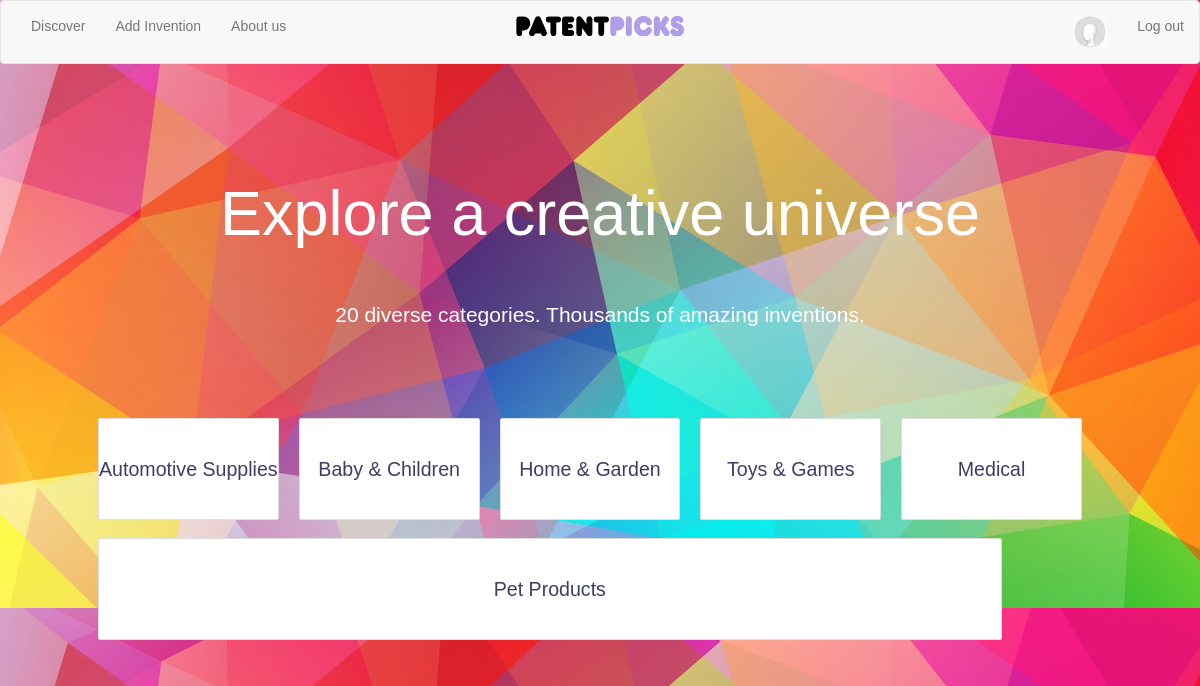
The page /discover/ (signed in) on the database as committed earlier.
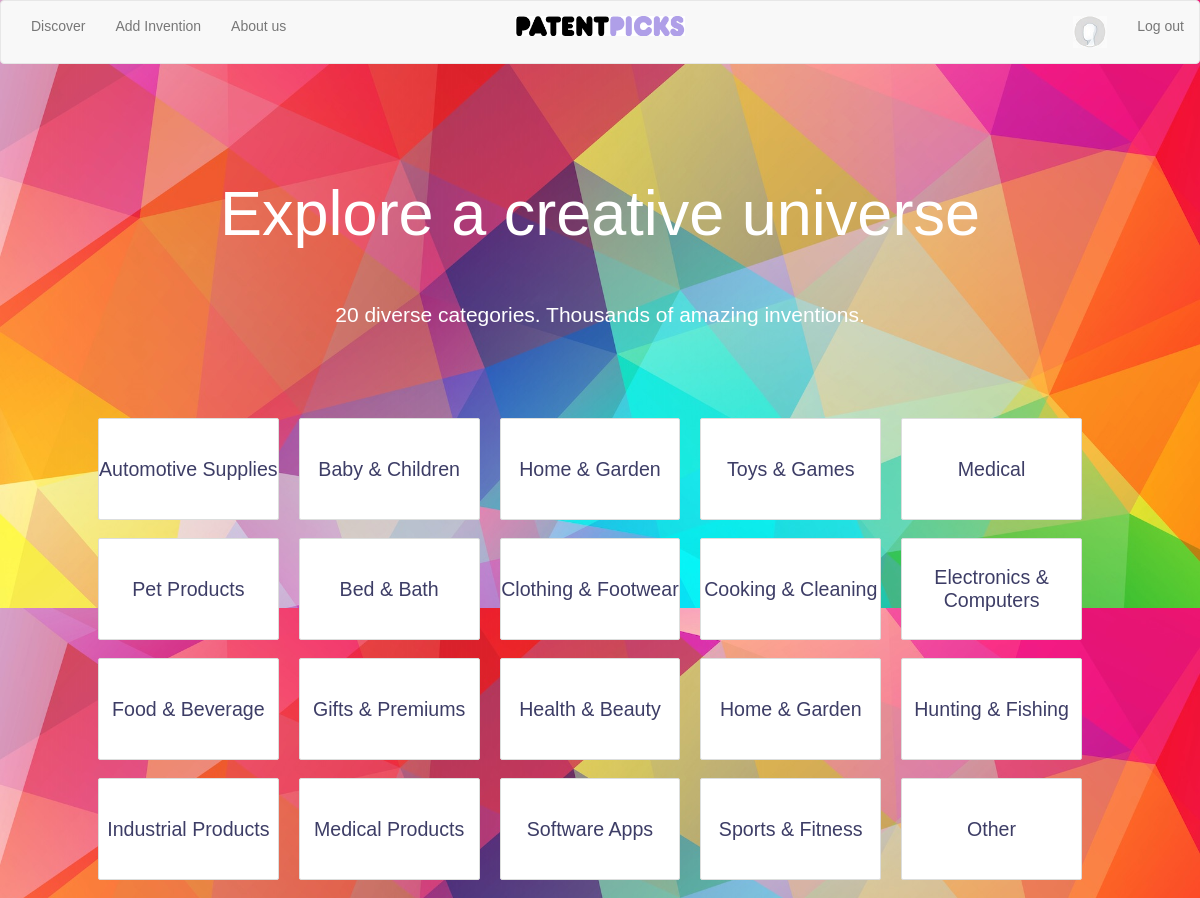
The same page on the database as committed later.
### PP_Core/models.py (models this page shows, shortened)
class Category(models.Model):
    category_name = models.CharField(max_length=60)
    category_description = models.TextField()
    quantity = models.IntegerField()
    add_date = models.DateTimeField(auto_now_add=True, blank=True)
    class Meta:
        verbose_name_plural = "categories"

### PP_Core/views.py (the view)
# urls.py: url(r'^discover/', views.discover, name='discover'),
def discover(request):
    categories = Category.objects.all()
    return render(request, 'PP_Core/discover.html', {"categories":categories })

### PP_Core/templates/PP_Core/discover.html (shortened to what this page needs)
{% extends 'PP_Core/base.html' %}
{% load staticfiles %}
{% block content %}
    <link rel="stylesheet" href="{% static 'PP_Core/PP_Core.css' %}">
<div class="jumbotron text-center">
      <h1>
                Explore a
                creative universe
      </h1>
     <p class="f5 bold mb0">  20 diverse categories. Thousands of amazing inventions. </p>
</div>
<div class="container">
    <div class="parent-wrapper">
        <div class="parent px3 container-flex">
            {% for category in categories %}
            <div class="category-container  mobile-col mb3 child"><div class="child2 border bg-white block clip grey-dark rounded">{{ category.category_name }} </div></div>
            {% endfor %}
        </div>
    </div>
</div>
{% endblock %}

Rows that differ between the two databases and show on the page:
added Category: category_name "Bed & Bath"
added Category: category_name "Clothing & Footwear"
added Category: category_name "Cooking & Cleaning"
added Category: category_name "Electronics & Computers"
added Category: category_name "Food & Beverage"
added Category: category_name "Gifts & Premiums"
added Category: category_name "Health & Beauty"
added Category: category_name "Home & Garden"
added Category: category_name "Hunting & Fishing"
added Category: category_name "Industrial Products"
added Category: category_name "Medical Products"
added Category: category_name "Software Apps"
added Category: category_name "Sports & Fitness"
added Category: category_name "Other"
